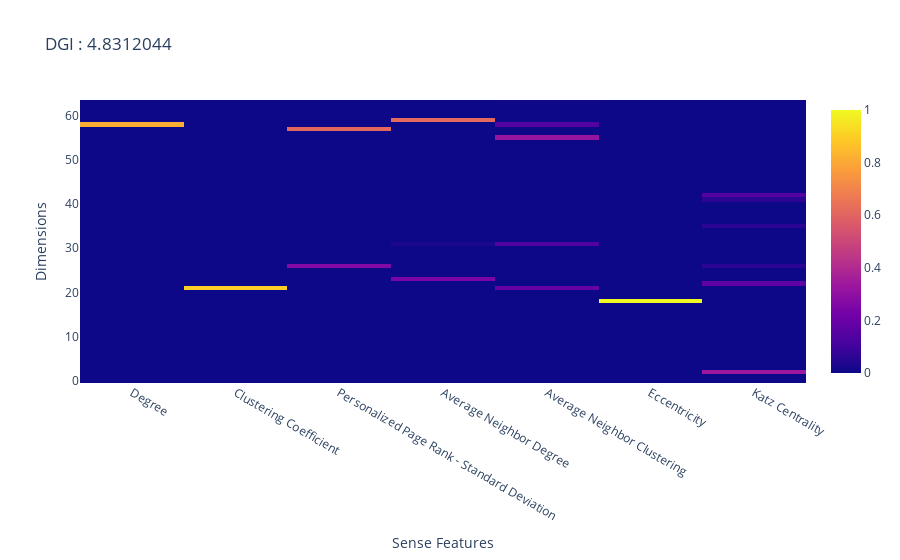
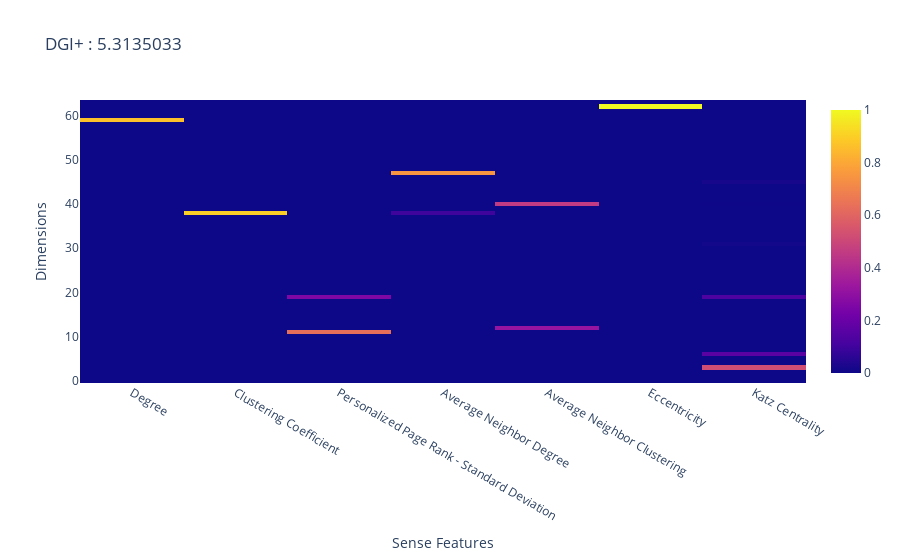

The code cell stored with these charts, in order, in its notebook:
### Code cell
fig = go.Figure()
fig.add_trace(go.Heatmap(z = explain_og,
                         x = list(sense_feat_dict), 
                         ))
fig.update_layout(title_text = 'DGI : ' + str(np.linalg.norm(explain_og, ord = 'nuc')), 
                  xaxis_title_text = 'Sense Features', 
                  yaxis_title_text = 'Dimensions')

fig.show()

fig = go.Figure()
fig.add_trace(go.Heatmap(z = explain_plus,
                         x = list(sense_feat_dict), 
                         ))
fig.update_layout(title_text = 'DGI+ : ' + str(np.linalg.norm(explain_plus, ord = 'nuc')), 
                  xaxis_title_text = 'Sense Features', 
                  yaxis_title_text = 'Dimensions')

fig.show()

### Figure 1 — Plotly figure (JSON) as saved in the notebook; plotly's stock layout.template omitted (floating-point values rounded to 4 significant figures; data arrays with more than 128 entries replaced by an {"elided": "..."} marker saying what was removed)
{"data": [{"type": "heatmap", "x": ["Degree", "Clustering Coefficient", "Personalized Page Rank - Standard Deviation", "Average Neighbor Degree", "Average Neighbor Clustering", "Eccentricity", "Katz Centrality"], "z": {"elided": "64x7 float values"}}], "layout": {"title": {"text": "DGI : 4.8312044"}, "xaxis": {"title": {"text": "Sense Features"}}, "yaxis": {"title": {"text": "Dimensions"}}}}

### Figure 2 — Plotly figure (JSON) as saved in the notebook; plotly's stock layout.template omitted (floating-point values rounded to 4 significant figures; data arrays with more than 128 entries replaced by an {"elided": "..."} marker saying what was removed)
{"data": [{"type": "heatmap", "x": ["Degree", "Clustering Coefficient", "Personalized Page Rank - Standard Deviation", "Average Neighbor Degree", "Average Neighbor Clustering", "Eccentricity", "Katz Centrality"], "z": {"elided": "64x7 float values"}}], "layout": {"title": {"text": "DGI+ : 5.3135033"}, "xaxis": {"title": {"text": "Sense Features"}}, "yaxis": {"title": {"text": "Dimensions"}}}}
